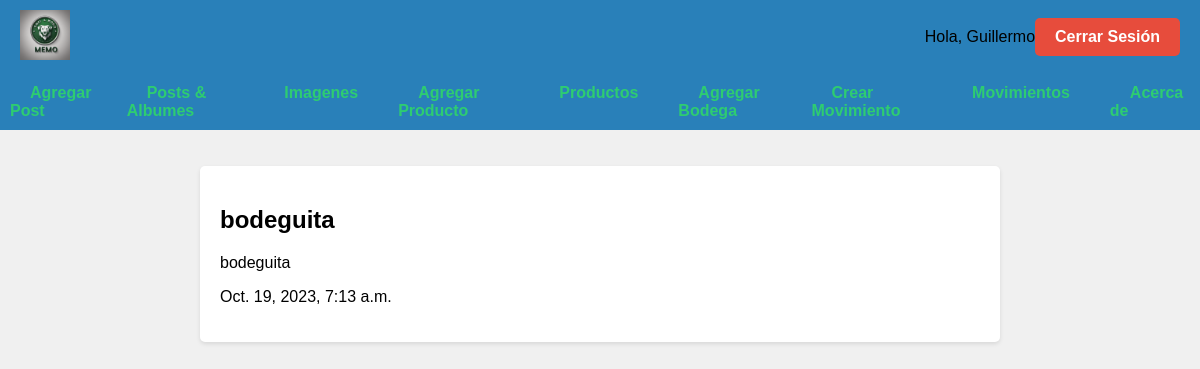
Page /albumes/movimientos (signed in) on the committed database.
### albumes/models.py (models this page shows, shortened)
class Movimiento(models.Model):
    bodega_origen = models.ForeignKey(Bodega, on_delete=models.CASCADE, related_name='movimientos_salida')
    bodega_destino = models.ForeignKey(Bodega, on_delete=models.CASCADE, related_name='movimientos_entrada')
    productos = models.ManyToManyField(Producto, through='DetalleMovimiento')
    fecha = models.DateTimeField(auto_now_add=True)

class Bodega(models.Model):
    nombre = models.CharField(max_length=100)
    direccion = models.CharField(max_length=100, default='Valor predeterminado')
    jefe_bodega = models.ForeignKey(User, on_delete=models.SET_NULL, null=True, blank=True)
    def __str__(self):
        return self.nombre

### albumes/views.py (the view)
# urls.py: path("movimientos", views.index_movs, name="index_movs"),
def index_movs(request):
    user_greeting = is_user_auth_for_greeting(request)  # Variable para almacenar el saludo del usuario
    latest_mov_list = None
    if user_greeting:
        latest_mov_list = Movimiento.objects.all
    template = loader.get_template("albumes/index_movs.html")
    context = {
        "latest_mov_list": latest_mov_list,
        "user_greeting": user_greeting, #Si user greeting is none desde front obligamos a generar la vista de los botones
    }
    return HttpResponse(template.render(context, request))

### albumes/views.py (called while the page is built)
def is_user_auth_for_greeting(request):
    if request.user.is_authenticated:
        user_greeting = f"Hola, {request.user.username}"
        return user_greeting
    return None

### albumes/templates/albumes/index_movs.html (shortened to what this page needs)
{% extends 'albumes/base.html' %}
{% block content %}
<!DOCTYPE html>
<html lang="es">
<head>
</head>
<body>
    {% if user_greeting%}
    <div class="container">
        {% if latest_mov_list %}
            <ul>
            {% for mov in latest_mov_list %}
                <li class="blog-entry">
                    <h2>{{ mov.bodega_origen }}</h2>
                    <p>{{ mov.bodega_destino }}</p>
                    <p>{{ mov.fecha }}</p>
                </li>
            {% endfor %}
            </ul>
        {% else %}
            <p class="no-entries">No albumes are available.</p>
        {% endif %}
    </div>
    {% else %}
    <div class="container">
        <h2>User Not Autenticated</h2>
    </div>
    {% endif %}
</body>
</html>
{% endblock %}

### albumes/templates/albumes/base.html (style rules this page uses)
body { background-image: url('https://media.istockphoto.com/id/1197037573/vector/pet-store-illustration.jpg?s=612x612&w=0&k=20&c=YS-q7g1H_t21ZtAsnD3LU29jyiyTaasKOVfdYCoUdKg='); background-size: cover; background-repeat: no-repeat; background-attachment: fixed; margin: 0; padding: 0; }

### albumes/templates/albumes/index_movs.html (style rules this page uses)
body { background-color: #f0f0f0; font-family: Arial, sans-serif; margin: 0; padding: 0; }
.container { max-width: 800px; margin: 0 auto; padding: 20px; }
ul { list-style: none; padding: 0; }
.blog-entry { background-color: #fff; margin: 10px 0; padding: 20px; border-radius: 5px; box-shadow: 0 2px 4px rgba(0, 0, 0, 0.1); }

### rows in the picture
Movimiento: bodega_origen "bodeguita", bodega_destino "bodeguita", fecha "Oct. 19, 2023, 7:13 a.m."

### other values in the picture
{{ user_greeting }} "Hola, Guillermo"
